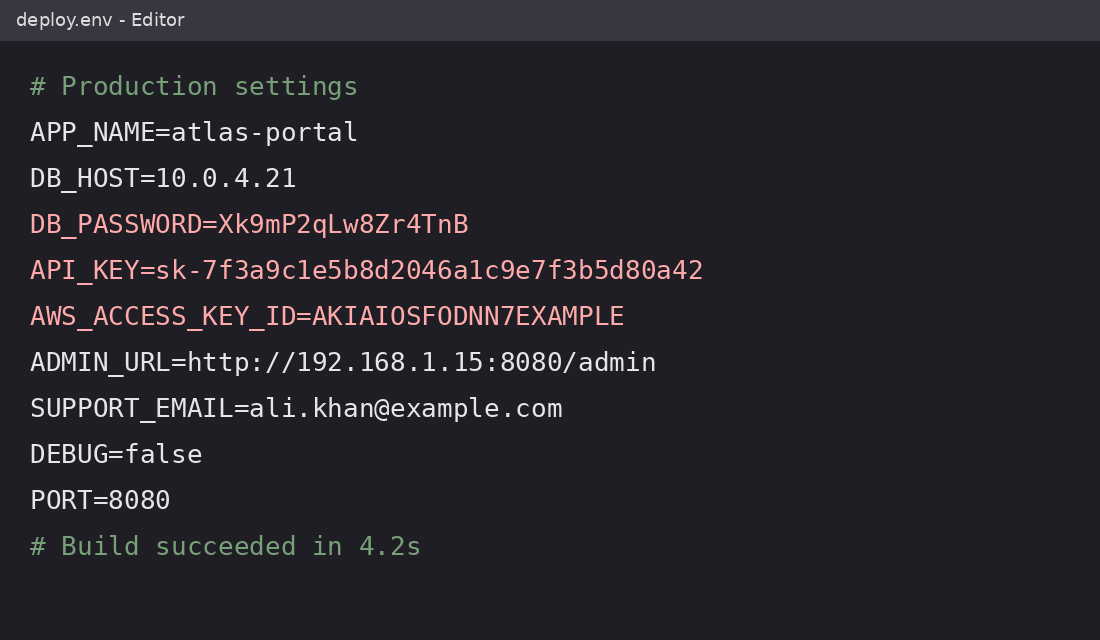
#> input picture data/screenshots/test_01_env_file.png, 1100 x 640 px; its folder holds 8 pictures in this run; the run also reads 1 picture not shown here
$ jupyter execute --allow-errors 09_classify_highlight_clean_3.ipynb
#> lines starting #> are read from the running program, lines starting #| are printed output that depends on the picture
### src/ocr_module.py
# [47 lines of commented-out code are left out]

"""LeakLens OCR: reads text and its position from a screenshot with EasyOCR.

    ocr_image(img, scale=2.0)  -> list of {text, x, y, w, h, conf}   (x, y, w, h in ORIGINAL image pixels)

Memory safety: EasyOCR's text finder needs gigabytes of RAM on a big image.  The image sent to it is
therefore capped at MAX_SIDE pixels on its longest side, and if the computer still runs out of memory the
image is retried at smaller sizes (FALLBACK_SIDES) before giving up with a readable message.
"""
import gc

import cv2
import easyocr

MAX_SIDE = 2200                      # longest side (pixels) sent to OCR; lower = less memory, less detail
FALLBACK_SIDES = (1600, 1200, 900)   # tried in this order if memory runs out

_reader = None


# [29 lines left out: functions get_reader, merge_same_line, not called in this run]


def _out_of_memory(err):
    msg = str(err).lower()
    return isinstance(err, MemoryError) or "not enough memory" in msg or "out of memory" in msg or "alloc" in msg


# [33 lines left out: function ocr_image, not called in this run]

### src/detector.py
"""LeakLens detector (version 2).

One file, used by BOTH the notebook and the Streamlit app, so the logic lives in one place.
    classify(items, threshold)  -> labels each OCR piece (rules first, then the model with sanity checks)
    draw_boxes(img, results)    -> copy of the image with color-coded boxes
    analyze(img, ...)           -> OCR + classify + draw in one call

Labels: email, phone, url_internal, credential   (+ id_number when DETECT_ID_NUMBERS is True)
The `source` of every detection says who decided:  "model", "rule:<rule name>", or "rule+join".
"""
import os
import re
import sys

import cv2
import joblib
import numpy as np

HERE = os.path.dirname(os.path.abspath(__file__))
if HERE not in sys.path:
    sys.path.insert(0, HERE)

MODEL_PATH = os.path.join(HERE, "leaklens_logreg.joblib")

# =====================================================================================
# 1. SETTINGS AND WORD LISTS  (the part you are expected to edit)
# =====================================================================================
THRESHOLD = 0.40            # default sensitivity of the model: lower catches more, higher gives fewer false alarms

# A private IP with no scheme/port/path (e.g. "192.168.1.132") is flagged as an internal URL only when the
# rest of the OCR piece has at most this many words of 3+ letters.  0 = only when the IP is alone,
# None = never.  "10.20.30.45 - Remote Desktop Connection" has 3 words, so it stays safe at 2.
BARE_IP_MAX_WORDS = 2

DETECT_ID_NUMBERS = True    # card numbers (Luhn check), Pakistani CNIC, IBAN (checksum), US SSN  -> label "id_number"
DETECT_OTP_PIN = True       # "OTP: 482913", "verification code 123456", "PIN: 4821"             -> label "credential"

# Regexes for text that must NEVER be flagged, e.g. a public support address:  [r"support@mycompany\.com"]
IGNORE_TEXT = []

# Domains whose addresses must always be recognised, even when OCR turned the "@" into a letter.
# If OCR read the "@" as a LETTER, only domains whose main name has 5+ letters can be recognised (neduet, gmail, yahoo...);
# short ones (att.net, nu.edu.pk) still work when the "@" shows up as (c), (a) or with spaces.
# Do not list a domain that is only the END of another listed domain (uet.edu.pk inside neduet.edu.pk):
# the guard further down drops such entries automatically.
KNOWN_EMAIL_DOMAINS = [
    # --- NED University ---
    "cloud.neduet.edu.pk", "neduet.edu.pk",
    # --- other Pakistani universities ---
    "khi.iba.edu.pk", "iba.edu.pk", "nu.edu.pk", "ssuet.edu.pk", "szabist.edu.pk", "uok.edu.pk", "aku.edu",
    "habib.edu.pk", "duhs.edu.pk", "dsu.edu.pk", "pafkiet.edu.pk", "iqra.edu.pk", "hamdard.edu.pk",
    "bahria.edu.pk", "comsats.edu.pk", "nust.edu.pk", "giki.edu.pk", "pu.edu.pk", "lums.edu.pk",
    "itu.edu.pk", "numl.edu.pk", "qau.edu.pk", "iiu.edu.pk", "riphah.edu.pk", "umt.edu.pk",
    "bzu.edu.pk", "muet.edu.pk",
    # --- Pakistani internet providers ---
    "ptcl.net.pk", "nayatel.com",
    # --- Google, Microsoft, Apple ---
    "gmail.com", "googlemail.com", "outlook.com", "hotmail.com", "hotmail.co.uk", "icloud.com",
    # --- Yahoo and other big providers ---
    "yahoo.com", "yahoo.co.uk", "yahoo.co.in", "ymail.com", "rocketmail.com", "aol.com",
    "zoho.com", "gmx.com", "gmx.net", "yandex.com", "yandex.ru", "rediffmail.com", "fastmail.com",
    # --- privacy-focused providers ---
    "protonmail.com", "proton.me", "tutanota.com", "tuta.com",
    # --- internet providers abroad ---
    "comcast.net", "verizon.net", "att.net", "sbcglobal.net", "btinternet.com", "web.de", "t-online.de", "orange.fr",
    # --- add your own company or university domains here, for example: "mycompany.com"
]

# Host endings that only exist inside a private network ("/" or ":" is needed after .local, because of files like .env.local)
INTERNAL_TLDS = ["internal", "corp", "lan", "intranet", "localdomain", "home.arpa", "cluster.local"]
# Host names that start with one of these words are treated as internal even on a public domain (https://staging.acme.com)
INTERNAL_HOST_PREFIXES = ["staging", "stage", "dev", "uat", "qa", "preprod", "intranet", "admin", "jenkins",
                          "grafana", "kibana", "prometheus", "argocd", "vpn", "bastion", "nexus", "artifactory",
                          "sonarqube"]
# Address schemes that can point at an internal machine
URL_SCHEMES = ["https?", "ftps?", "sftp", "ssh", "smb", "rdp", "vnc", "ldaps?", "mysql", "postgres(?:ql)?",
               "mongodb(?:\\+srv)?", "redis", "amqps?"]
# Words that, followed by ":" or "=" and a value, mark the value as a secret
CREDENTIAL_WORDS = ["pass(?:word|wd|code|phrase)?", "pwd", "secret", "token", "api[_-]?key", "access[_-]?key",
                    "private[_-]?key", "signing[_-]?key", "encryption[_-]?key", "master[_-]?key",
                    "session[_-]?(?:id|token|key)", "(?:php|j)?sessid"]

COLORS = {
    "email": (255, 100, 0),
    "phone": (0, 140, 255),
    "url_internal": (200, 0, 160),
    "credential": (0, 0, 230),
    "id_number": (0, 170, 0)
    # Add any missing labels from your LABEL_NAMES here:
   # "your_missing_label_name": (100, 100, 100) ############################################################################
}
_model = None


# [5 lines left out: function get_model, not called in this run]


# =====================================================================================
# 2. PATTERNS
# =====================================================================================
DATE = re.compile(r"\d{4}[-/.]\d{1,2}[-/.]\d{1,2}|\d{1,2}[-/.]\d{1,2}[-/.]\d{2,4}")
PHONE_PART = re.compile(r"(?<![\w$-])\+?\(?\d[\d\s().-]{6,}\d(?![\w])")
IPV4 = re.compile(r"\b\d{1,3}(?:\.\d{1,3}){3}\b")
ID_LIKE = re.compile(r"[A-Z]{2,6}-\d+(?:-\d+)*")
# the domain must end in letters, so "search-api@1.42.0" is not an email
EMAIL = re.compile(r"[\w.+-]+@[A-Za-z0-9-]+(?:\.[A-Za-z0-9-]+)*\.[A-Za-z]{2,}\b")

# private IPv4 ranges: 10.x.x.x, 192.168.x.x, 172.16-31.x.x, 127.x.x.x   (ONE group of four alternatives)
_PRIV = (r"(?:10\.\d{1,3}\.\d{1,3}\.\d{1,3}"
         r"|192\.168\.\d{1,3}\.\d{1,3}"
         r"|172\.(?:1[6-9]|2\d|3[01])\.\d{1,3}\.\d{1,3}"
         r"|127\.\d{1,3}\.\d{1,3}\.\d{1,3})")
_NOT_MORE_DIGITS = r"(?!\.?\d)"
_SCHEME = r"(?:" + "|".join(URL_SCHEMES) + r")"
_TLDS = "|".join(re.escape(t) for t in INTERNAL_TLDS)
_PREFIXES = "|".join(INTERNAL_HOST_PREFIXES)

# what counts as an INTERNAL URL: scheme + private/internal host, internal host names,
# a private IP followed by a port or a path, or a Windows network share. A bare IP alone is handled separately.
INTERNAL_URL = re.compile(
    r"(?i)(?:" + _SCHEME + r"://(?:localhost|" + _PRIV + r")" + _NOT_MORE_DIGITS + r")"
    r"|(?:" + _SCHEME + r"://[\w.-]+\.(?:local|" + _TLDS + r")\b)"
    r"|(?:\b[\w-]+(?:\.[\w-]+)*\.(?:" + _TLDS + r")\b)"
    r"|(?:\b[\w-]+(?:\.[\w-]+)*\.local(?=[:/]))"
    r"|(?:(?<![\d.])" + _PRIV + r"(?=:\d{2,5}|/\S))"
    r"|(?:\blocalhost(?=:\d))"
    r"|(?:" + _SCHEME + r"://(?:" + _PREFIXES + r")\.)"
    r"|(?:\bhttps?\s*:\s*[/\\Il|]{0,3}\s*(?:[\w-]+[. ]){1,4}(?:corp|internal|lan|local))"
    r"|(?:\bhttps?\s*:\s*[/\\Il|]{0,3}\s*(?:" + _PREFIXES + r")[. ])"
    r"|(?:\\\\[\w.-]+\\[\w$.-]+)")

BARE_IP = re.compile(r"(?<![\d.])" + _PRIV + _NOT_MORE_DIGITS)


def _usable_domains(domains):
    """Drop a domain that is only the END of another listed domain (e.g. uet.edu.pk inside neduet.edu.pk):
    without an '@' the two cannot be told apart, so the shorter one would cause false alarms."""
    ds = list(dict.fromkeys(d.lower() for d in domains))
    return [d for d in ds
            if not any(e != d and e.endswith(d) and not e[:-len(d)].endswith(".") for e in ds)]


def _core_length(domain):
    """Length of the main name of a domain: neduet.edu.pk -> 6 (neduet), gmail.com -> 5, att.net -> 3."""
    d = re.sub(r"\.(?:edu|com|net|org|co|gov)\.(?:pk|uk|in|au)$|\.[a-z]+$", "", domain.lower())
    return max(len(label) for label in d.split("."))


def _alt(domains):
    return "|".join(re.escape(d) for d in sorted(domains, key=len, reverse=True))


_LOCAL = r"(?i)(?<![\w.+-])[\w+-][\w.+-]*[A-Za-z0-9]"
# (a) the "@" was read as (c), (a) or spaced: every listed domain is safe to use, even short ones
_KNOWN_EMAIL_MARKED = re.compile(_LOCAL + r"(?:\s?[@\u00a9]\s?|\(a\))(?:" + _alt(KNOWN_EMAIL_DOMAINS) + r")\b")
# (b) the "@" was read as a LETTER, so the local part touches the domain: only domains with a main name of
#     5+ letters, otherwise "wyatt.net" would look like an address at att.net
_KNOWN_EMAIL_BARE = re.compile(_LOCAL + r"(?:" + _alt([d for d in _usable_domains(KNOWN_EMAIL_DOMAINS)
                                                       if _core_length(d) >= 5]) + r")\b")

# the value after "password:" must contain a digit, or a letter plus a symbol ("********" is a mask, not a secret)
_VALUE = r"['\"]?(?:(?=[^\s'\"]*\d)|(?=[^\s'\"]*[A-Za-z])(?=[^\s'\"]*[!@#$%^&*]))\S{4,}"
_CRED_WORDS = "|".join(CREDENTIAL_WORDS)

# (label, name, pattern).  The name appears in the table as  source = "rule:<name>"
RULES = [
    # ---- secrets with a fixed format -------------------------------------------------
    ("credential", "aws_access_key", re.compile(r"AKIA[0-9A-Z]{12,20}")),
    ("credential", "github_token", re.compile(r"gh[pousr]_[A-Za-z0-9]{20,}|github_pat_[A-Za-z0-9_]{20,}")),
    ("credential", "gitlab_token", re.compile(r"glpat-[A-Za-z0-9_-]{16,}")),
    ("credential", "sk_key", re.compile(r"(?<![A-Za-z0-9])sk-[A-Za-z0-9_-]{16,}")),
    ("credential", "stripe_key", re.compile(r"(?<![A-Za-z0-9])(?:sk|pk|rk)_(?:live|test)_[A-Za-z0-9]{12,}")),
    ("credential", "slack_token", re.compile(r"xox[abeprs]-[A-Za-z0-9-]{10,}")),
    ("credential", "google_api_key", re.compile(r"AIza[0-9A-Za-z_-]{30,}")),
    ("credential", "sendgrid_key", re.compile(r"SG\.[A-Za-z0-9_-]{16,}\.[A-Za-z0-9_-]{16,}")),
    ("credential", "service_token", re.compile(r"(?<![A-Za-z0-9])(?:hf_[A-Za-z0-9]{30,}|npm_[A-Za-z0-9]{30,}"
                                               r"|shp(?:at|ca|pa|ss)_[a-f0-9]{24,})")),
    ("credential", "telegram_bot", re.compile(r"(?<!\d)\d{8,10}:[A-Za-z0-9_-]{35}(?![A-Za-z0-9_-])")),
    ("credential", "jwt", re.compile(r"eyJ[A-Za-z0-9_-]{8,}\.eyJ[A-Za-z0-9_-]{8,}\.[A-Za-z0-9_-]{8,}")),
    ("credential", "private_key_block", re.compile(r"-----BEGIN [A-Z ]*PRIVATE KEY-----")),
    ("credential", "bearer_token", re.compile(r"(?i)\bbearer\s+[A-Za-z0-9._\-]{15,}")),
    ("credential", "basic_auth_header", re.compile(r"(?i)authorization\W{0,3}basic\s+[A-Za-z0-9+/=]{12,}")),
    ("credential", "password_in_url", re.compile(r"(?i)\b[a-z][a-z0-9+.-]*://[^\s:/@]+:[^\s@/]{3,}@[^\s/]+")),
    ("credential", "azure_account_key", re.compile(r"AccountKey=[A-Za-z0-9+/=]{20,}")),
    ("credential", "secret_in_url", re.compile(r"(?i)[?&](?:sig|signature|token|access_token|api_?key|key|secret|password|auth)="
                                               r"[A-Za-z0-9%._~+/-]{8,}")),
    # ---- "name = value" lines ----------------------------------------------------------
    ("credential", "keyword_value", re.compile(r"(?i)(?:" + _CRED_WORDS + r")\w*\s*[:=]\s*" + _VALUE)),
    ("credential", "password_is", re.compile(r"(?i)\b(?:password|passwd|pwd)\s+(?:is\s+)?['\"]?(?=\S*\d)\S{6,}")),
    # ---- internal addresses -------------------------------------------------------------
    ("url_internal", "internal_url", INTERNAL_URL),
    # ---- emails -----------------------------------------------------------------------
    ("email", "email", EMAIL),
    ("email", "known_domain_email", _KNOWN_EMAIL_MARKED),
    ("email", "known_domain_email", _KNOWN_EMAIL_BARE),
    ("email", "email_after_label", re.compile(
        r"(?i)\b\w*e-?mail\w*\s*[:=]\s*['\"]?[\w.+-]{2,}\."
        r"(?:com|org|net|edu|gov|io|co|pk|uk|de|in|us|info|biz|me|app|dev|ai|ca|au|fr|it|es|nl|ru|cn|jp|br"
        r"|corp|internal|local|lan)\b")),
]
if DETECT_OTP_PIN:
    RULES += [
        ("credential", "otp_code", re.compile(
            r"(?i)\b(?:otp|one[- ]time (?:pass(?:word|code)|code)|(?:verification|security|confirmation|login|"
            r"authentication|auth|2fa) code)\b\D{0,25}?(?<![\d-])\d{4,8}(?![\d-])")),
        ("credential", "otp_code_first", re.compile(
            r"(?i)(?<![\d-])\d{4,8}(?![\d-])\s*(?:is|as)\s+(?:your|the)\s+(?:otp|(?:one[- ]time\s+)?(?:pass(?:word|code)|code)|"
            r"(?:verification|security|confirmation|login|authentication|auth|2fa)\s+code)\b")),
        ("credential", "pin_code", re.compile(r"(?i)\bpin\b\s*[:=#]\s*\d{4,6}(?!\d)")),
    ]

# ---- ID numbers (checked with real checksums, so random digits rarely pass) --------------
CARD_CAND = re.compile(r"(?<![\d-])(?:\d[ -]?){14,15}\d(?![\d-])")
# Visa 16, Mastercard 16, Amex 15, Discover 16, JCB 16 (other lengths are mostly barcodes and order numbers)
CARD_PREFIX = re.compile(r"4\d{15}|5[1-5]\d{14}|2(?:22[1-9]|2[3-9]\d|[3-6]\d\d|7[01]\d|720)\d{12}|3[47]\d{13}"
                         r"|6011\d{12}|64[4-9]\d{13}|65\d{14}|35(?:2[89]|[3-8]\d)\d{12}")
# a long number written after one of these words is an order / tracking / product number, not a card
_NOT_A_CARD = re.compile(r"(?i)\b(?:ref|no|number|order|invoice|inv|tracking|track|id|sku|ticket|case|txn|transaction|"
                         r"serial|barcode|ean|isbn|upc|awb|consignment|shipment)\b[.#:\s-]*$")
CNIC = re.compile(r"(?<!\d)[1-7]\d{4}\s?[-\u2013\u2014]\s?\d{7}\s?[-\u2013\u2014]\s?\d(?!\d)")
SSN = re.compile(r"(?<![\d-])(?!000|666|9\d\d)\d{3}-(?!00)\d{2}-(?!0000)\d{4}(?![\d-])")
IBAN_CAND = re.compile(r"\b[A-Z]{2}\d{2}(?:\s?[A-Z0-9]{4}){2,7}(?:\s?[A-Z0-9]{1,3})?\b")


# [33 lines left out: functions _luhn, _iban_ok, _id_number, not called in this run]


# ---- phone numbers with a fixed or labelled format ---------------------------------------
PK_MOBILE = re.compile(r"(?<![\d+])(?:\+92|0092|92|0)[-\s]?3(?:[0-4]\d|55)[-\s]?\d{7}(?!\d)")
INTL_PHONE = re.compile(r"(?<![\w+])\+\d{1,3}[\s.-]?\(?\d{1,4}\)?[\s.-]?\d{3,4}[\s.-]?\d{3,4}(?!\d)")
LABELLED_PHONE = re.compile(r"(?i)\b(?:phone|tel|telephone|mobile|mob|cell|whatsapp|contact|call|fax)\b"
                            r"[^0-9+(\n]{0,12}(\+?\(?\d[\d\s().-]{6,}\d)")


# [60 lines left out: functions _phone_rule, normalize, phone_ok, credential_ok, not called in this run]


def _ignored(text):
    return any(re.search(p, text, re.I) for p in IGNORE_TEXT)


# =====================================================================================
# 4. MAIN API
# =====================================================================================
# [169 lines left out: functions rule_match, rule_label, classify, _stitch, draw_boxes, analyze and 1 more, not called in this run]


# =====================================================================================
# 6. RISK SCORE
# =====================================================================================
# Every type has a base risk. The worst finding sets the level, and each extra finding adds a little (up to 25).
RISK_BASE = {"credential": 70, "id_number": 70, "url_internal": 40, "phone": 35, "email": 15}
RISK_WORDS = {"credential": ("credential", "credentials"), "id_number": ("ID number", "ID numbers"),
              "url_internal": ("internal URL", "internal URLs"), "phone": ("phone number", "phone numbers"),
              "email": ("email", "emails")}
RISK_ADVICE = {"High": "Do not share this screenshot until the sensitive areas are hidden.",
               "Medium": "Check every item before sharing, or hide them.",
               "Low": "Low risk, but consider hiding these items.",
               "None": "Nothing sensitive was found. Look over the image once before sharing."}


# [16 lines left out: function risk_assessment, not called in this run]

### notebooks/09_classify_highlight_clean_3.ipynb
# 09 - Classify OCR Text and Highlight Sensitive Regions
The detection logic lives in `src/detector.py` (shared with the Streamlit app). This notebook only **tests** it.
Run the cells top to bottom. After Cell 2, each image is one line: `run("file.png")`.

[cell 1]
# CELL 1 - imports (the detector itself is in src/detector.py)
import os, sys, re, importlib
import cv2
import pandas as pd
import matplotlib.pyplot as plt
from IPython.display import display

sys.path.append("../src")
import ocr_module, detector
importlib.reload(ocr_module)      # so edits to the files in src/ are picked up
importlib.reload(detector)
from ocr_module import ocr_image

os.makedirs("../report/figures", exist_ok=True)
#> (the rest of this cell did not finish here and is left out)

[cell 2]
# CELL 2 - run the detector on one image
SHOTS = "../data/screenshots/"
OCR_CACHE = {}          # OCR is slow, so each image is read only once

def run(name, threshold=detector.THRESHOLD, scale=2.0, redo=False):
#> called with name = 'test_01_env_file.png', threshold = 0.4, scale = 2, redo = False
    img = cv2.imread(SHOTS + name)
#> img is the input picture: shape (640, 1100, 3); mean B, G, R 43.2, 37.4, 38.4
    assert img is not None, f"Image not found: {SHOTS + name}"
    if redo or name not in OCR_CACHE:
        OCR_CACHE[name] = ocr_image(img, scale=scale)
    out = detector.analyze(img, threshold, ocr_items=OCR_CACHE[name])

    flagged = pd.DataFrame(out["flagged"])
    print(f"{name}: {len(flagged)} flagged out of {len(out['results'])} pieces (threshold {threshold})")
    display(flagged[["text", "label", "prob", "source", "conf"]] if len(flagged) else "nothing flagged")

    cv2.imwrite(f"../report/figures/highlight_{os.path.splitext(name)[0]}.png", out["annotated"])
    plt.figure(figsize=(12, 7))
    plt.imshow(cv2.cvtColor(out["annotated"], cv2.COLOR_BGR2RGB))
    plt.title(name); plt.axis("off"); plt.show()
    return out

[cell 3]
# CELL 3 - test screenshots (expected flagged: test_01 = 5, test_02 = 4, test_03 = 3, test_04 = 0)
run("test_01_env_file.png")
#> (the call stopped at in get_reader, `_reader = easyocr.Reader(["en"], gpu=False)`: easyocr is not available in this run)

[cell 4]
run("test_02_chat.png")
#> call 2 of run, with name = 'test_02_chat.png', threshold = 0.4, scale = 2, redo = False
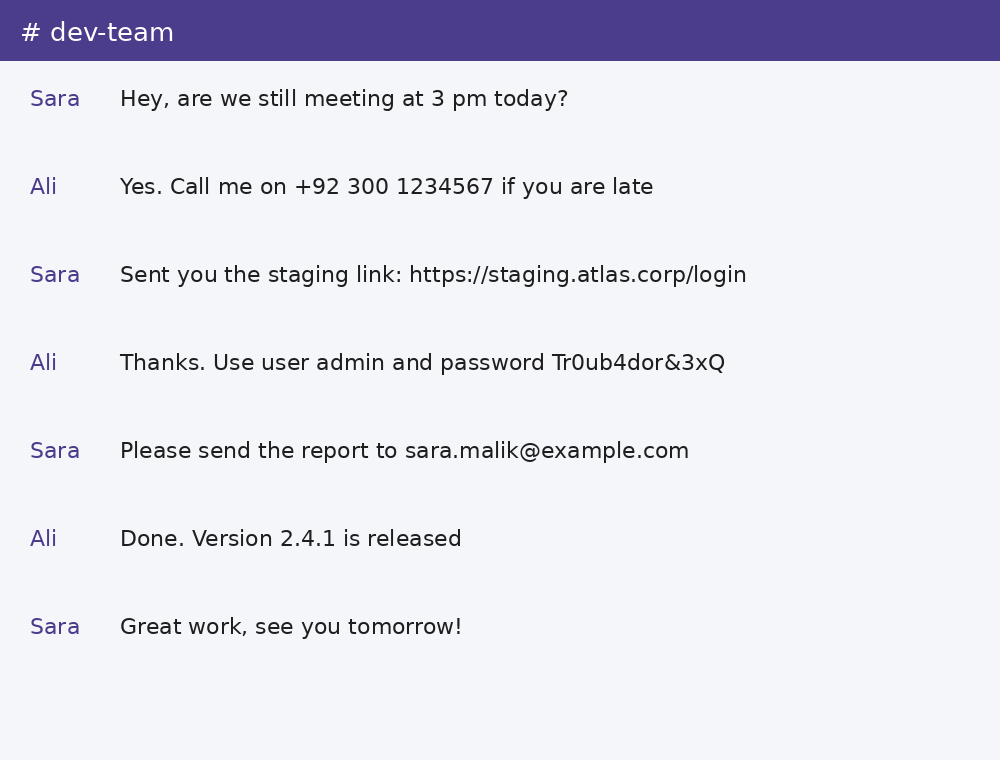
#> input picture data/screenshots/test_02_chat.png, 1000 x 760 px
#> in run, img is the input picture: shape (760, 1000, 3); mean B, G, R 236.6, 226.6, 226.9
#> (the call stopped at in get_reader, `_reader = easyocr.Reader(["en"], gpu=False)`: easyocr is not available in this run)

[cell 5]
run("test_03_code_editor.png")
#> call 3 of run, with name = 'test_03_code_editor.png', threshold = 0.4, scale = 2, redo = False
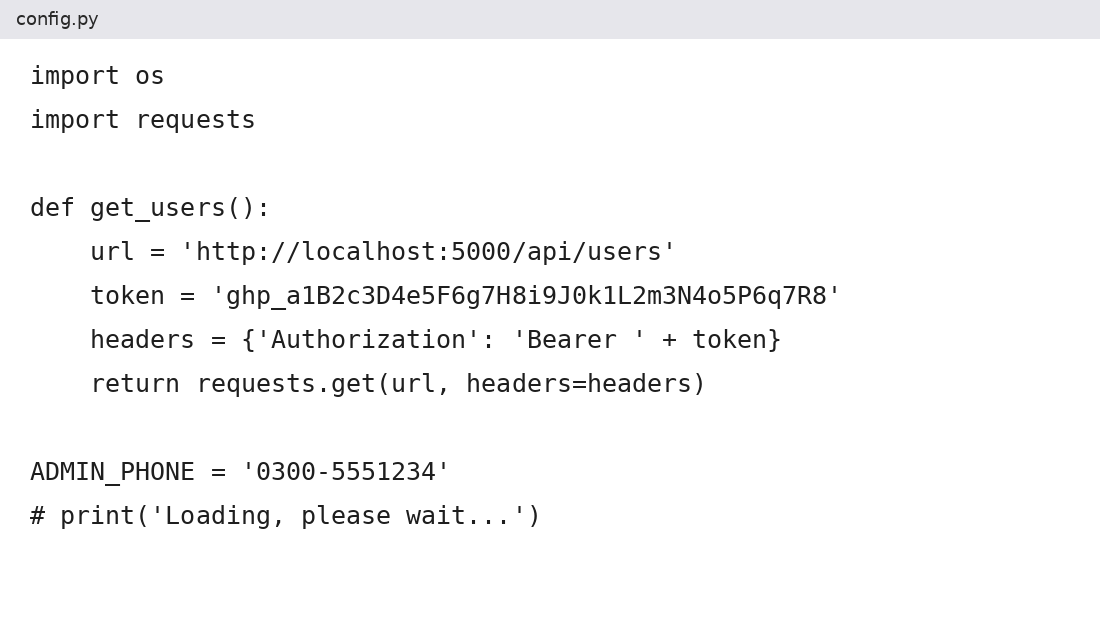
#> input picture data/screenshots/test_03_code_editor.png, 1100 x 620 px
#> in run, img is the input picture: shape (620, 1100, 3); mean B, G, R 247.6, 247.3, 247.3
#> (the rest of the program and of its run is left out)
